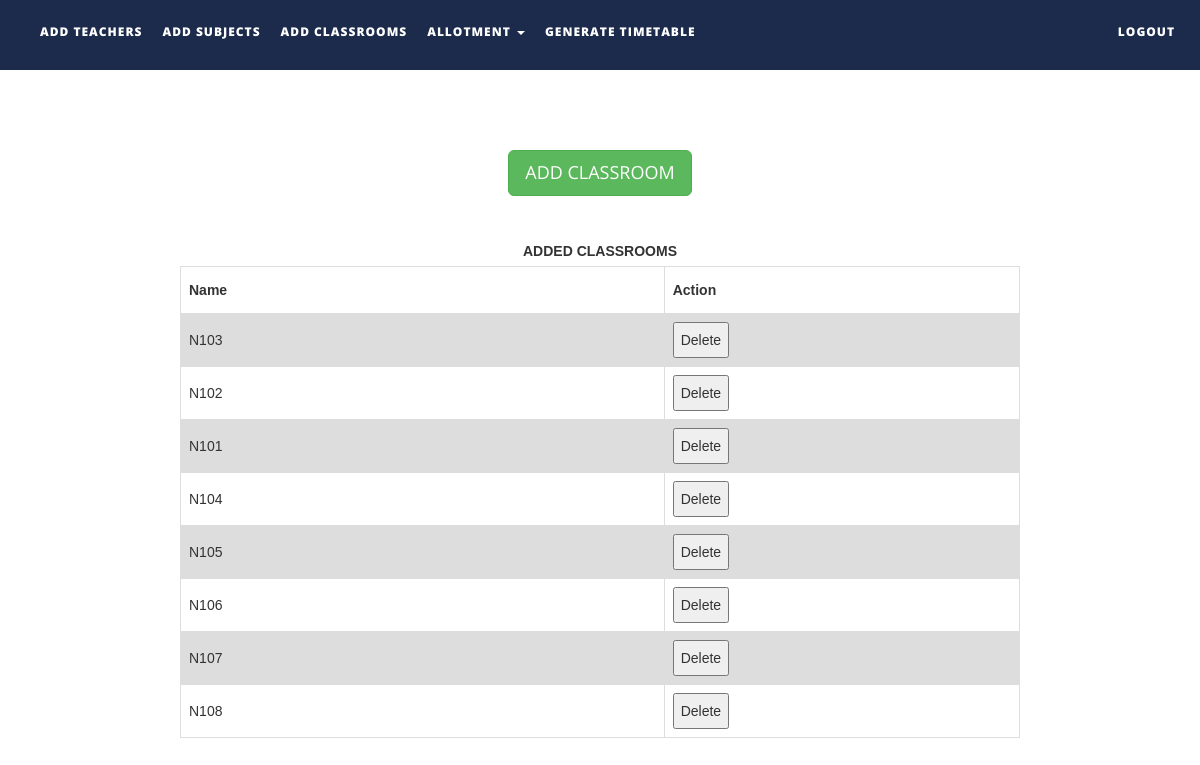
Screenshot of /ttms/addclassrooms.php with the database file from the repository.
### tables this page shows
CREATE TABLE `classrooms` (
  `name` varchar(30) NOT NULL,
  `status` int(1) NOT NULL
);

### ttms/addclassrooms.php (the view, shortened to what this page needs)
<!DOCTYPE html>
<html xmlns="http://www.w3.org/1999/xhtml">
<head>
    <link href="assets/css/bootstrap.css" rel="stylesheet"/>
    <link href="assets/css/font-awesome.min.css" rel="stylesheet"/>
    <link href="assets/css/flexslider.css" rel="stylesheet"/>
    <link href="assets/css/style.css" rel="stylesheet"/>
</head>
<body>
<div class="navbar navbar-inverse navbar-fixed-top " id="menu">
    <div class="container">
        <div class="navbar-collapse collapse move-me">
            <ul class="nav navbar-nav navbar-left">
                <li><a href="addteachers.php">ADD TEACHERS</a></li>
                <li><a href="addsubjects.php">ADD SUBJECTS</a></li>
                <li><a href="addclassrooms.php">ADD CLASSROOMS</a></li>
                <li class="dropdown"><a class="dropdown-toggle" data-toggle="dropdown" aria-expanded="false">ALLOTMENT
                        <span class="caret"></span></a>
                </li>
                <li><a href="generatetimetable.php">GENERATE TIMETABLE</a></li>
            </ul>
            <ul class="nav navbar-nav navbar-right">
                <li><a href="index.php">LOGOUT</a></li>
            </ul>
        </div>
    </div>
</div>
<br>
<div align="center"
     style="margin-top:10%">
    <button
        id="classroommanual" class="btn btn-success btn-lg">ADD CLASSROOM
    </button>
</div>
<div align="center">
    <br>
    <table id=classroomstable>
        <caption><strong>ADDED CLASSROOMS</strong></caption>
        <tr>
            <th width="100">Name</th>
            <th width="60">Action</th>
        </tr>
        <?php
        $q = mysqli_query(mysqli_connect("localhost", "root", "", "ttms"),
            "SELECT * FROM classrooms ");
        while ($row = mysqli_fetch_assoc($q)) {
            echo "<tr><td>{$row['name']}</td>
                    <td><button>Delete</button></td>
                    </tr>\n";
        }
        ?>
    </table>
</div>
</body>
</html>

### ttms/assets/css/style.css (style rules this page uses)
#menu { background-color: rgba(28, 43, 75, 1); color: #fff; font-size: 12px; font-weight: 900; letter-spacing: 1px; min-height: 70px; }
.navbar-inverse { border-color: transparent; }
.navbar-inverse .navbar-nav > li > a, .navbar-inverse .navbar-nav > li > a:hover { color: #FFF; padding: 22px 10px; }

### ttms/addclassrooms.php (style rules this page uses)
table { margin-top: 10px; font-family: arial, sans-serif; border-collapse: collapse; width: 70%; }
td, th { border: 1px solid #dddddd; text-align: left; padding: 8px; }
tr:nth-child(even) { background-color: #dddddd; }

### rows the page displays
classrooms: name "N103"
classrooms: name "N102"
classrooms: name "N101"
classrooms: name "N104"
classrooms: name "N105"
classrooms: name "N106"
classrooms: name "N107"
classrooms: name "N108"
